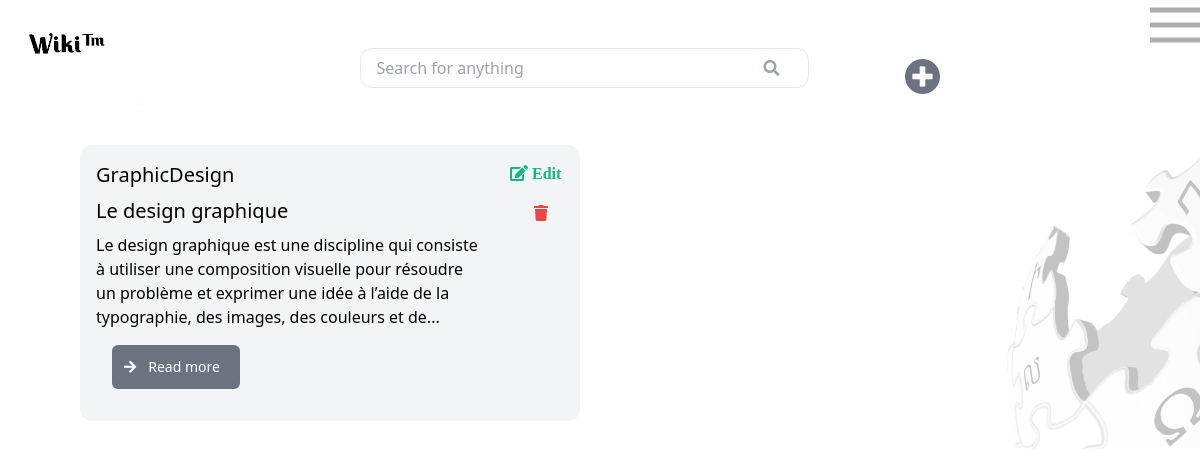
/views/auteur.php (signed in), run on the app's committed database.
### tables this page shows
CREATE TABLE `wikis` (
  `idWiki` int NOT NULL,
  `name_Wiki` varchar(200) DEFAULT NULL,
  `contenu` varchar(2000) DEFAULT NULL,
  `date` timestamp NULL DEFAULT NULL,
  `statut` tinyint(1) DEFAULT NULL,
  `id` int DEFAULT NULL,
  `idCategorie` int DEFAULT NULL
);

CREATE TABLE `categories` (
  `id_Categorie` int NOT NULL,
  `name_Categorie` varchar(255) DEFAULT NULL,
  `date` timestamp NOT NULL
);

### config/config.php (called while the page is built, shortened)
<?php
class Database {
    private static $instance;
    private $connection;
    private function __construct() {
        $this->connection = new PDO("mysql:host=localhost;dbname=wiki", "root","");
        $this->connection->setAttribute(PDO::ATTR_ERRMODE, PDO::ERRMODE_EXCEPTION);
    }
    public static function getInstance() {
        if (!self::$instance) {
            self::$instance = new Database();
        }
        return self::$instance;
    }
    public function getConnection() {
        return $this->connection;
    }
}

### Controllers/Home.php (called while the page is built, shortened)
<?php
require_once '../Models/Auteur.php';
        class WikisController{
            private $wikModel;
            public function __construct(){
            $this->wikModel = new WiksModel();
            }
            public function getAuthorwikis() {
            $user_id = isset($_SESSION['user_id']) ? $_SESSION['user_id'] : null;
            if ($user_id) {
                $wikis = $this->wikModel->getAuthorwikis($user_id);
                if ($wikis !== false) {
                    return $wikis;
                } else {
                    echo "Failed to retrieve wikis.";
                    return [];
                }
            } else {
                header("Location: Register.php");
                exit();
            }
            }
        }
?>

### Models/Auteur.php (called while the page is built, shortened)
<?php
        require_once '../config/config.php';
        class WiksModel{
        private $connection;
        public function __construct() {
            $this->connection = Database::getInstance()->getConnection();
        }
            public function getAuthorwikis($user_id){
                try {
                    $query = "SELECT wikis.*, categories.name_Categorie
                    FROM wikis
                    JOIN utilisateurs ON utilisateurs.id = wikis.id
                JOIN categories ON categories.id_Categorie = wikis.idCategorie
                    WHERE wikis.id = :id_user";
                    $stmt = $this->connection->prepare($query);
                    $stmt->bindParam(':id_user', $user_id);
                    $stmt->execute();
                    $result = $stmt->fetchAll(PDO::FETCH_ASSOC);
                    return $result;
                } catch (PDOException $e) {
                    echo $e->getMessage();
                    return false;
                }
            }
        }

### views/auteur.php (the view, shortened to what this page needs)
<?php
require_once '../Controllers/Home.php';
$wikisController = new WikisController();
$wikis = $wikisController->getAuthorwikis();
?>
<!DOCTYPE html>
<html lang="en">
<head>
    <link href="https://cdn.jsdelivr.net/npm/tailwindcss@2.2.19/dist/tailwind.min.css" rel="stylesheet">
    <link rel="stylesheet" href="https://cdnjs.cloudflare.com/ajax/libs/font-awesome/5.15.3/css/all.min.css">
    <link rel="stylesheet" href="../public/css/style.css">
</head>
<body class="bg-no-repeat bg-right bg-fixed" style="background-image: url('../public/image/wikiii.png'); background-size: contain;">
<div class="lg:flex lg:justify-between lg:bg-white">
    <div class="lg:flex-shrink-0">
    <a href="index.php">
    <img src="../public/image/logo.png" alt="logo" width="150px" height="100px">
</a>
</div>
<div class="flex space-x-24 mt-12">
      <div class="max-w-2xl  px-4 h-10 flex space-x-36 border rounded-xl overflow-hidden ">
  <input type="text" placeholder="Search for anything" class="flex-1 h-full  bg-white focus:outline-none">
  <div class="flex items-center justify-center h-full w-10 bg-white">
      <i class="fas fa-search text-gray-400"></i>
  </div>
</div>
<div id="openPopup" class="flex justify-end cursor-pointer items-center">
                        <i class="fas fa-plus-circle text-4xl text-gray-500"></i>
                    </div>
</div>
    <div>
        <img src="../public/image/menu.png" alt="burger_menu" id="iconMenu" class="text-2xl text-black cursor-pointer">
    </div>
</div>
<?php
echo '<div class="grid grid-cols-1 sm:grid-cols-2 gap-10 mx-20 mt-10">';
foreach ($wikis as $wiki) {
    echo '<div class="lg:flex lg:rounded-xl lg:bg-gray-100 lg:mb-10">';
    echo '<div class="lg:flex lg:flex-col lg:justify-start lg:p-4">';
    echo '<h6 class="mb-2 text-xl font-medium text-neutral-800 dark:text-neutral-50">' . $wiki['name_Categorie'] . '</h6>';
    echo '<h4 class="mb-2 text-xl font-medium text-neutral-800 dark:text-neutral-50">' . $wiki['name_Wiki'] . '</h4>';
    echo '<p class="mb-4 text-base text-neutral-600 dark:text-neutral-200">' . substr($wiki['contenu'], 0, 200) .'...'.  '</p>';
    echo '<form action="readmore.php" method="post" class="mt-auto">';
    echo '<button type="submit" class="p-3 text-sm mx-4 text-white w-32 mb-4 bg-gray-500 hover:bg-gray-600 rounded-md flex items-center">';
    echo '<i class="fas fa-arrow-right mr-3"></i>Read more</button>';
    echo '</form>';
    echo '</div>';
    echo '<div class="lg:flex lg:flex-col lg:justify-start lg:p-4 lg:ml-auto">';
   echo'<form action="./editwiki.php" method="post" onsubmit="return confirm(\'Voulez-vous vraiment Editer ce wiki ?\')">';
    echo '<button type="submit" class="text-green-500 cursor-pointer"><i class="fas fa-edit"> Edit</i></button>';
    echo '</form>';
    echo '<div class="lg:flex lg:flex-col lg:justify-start lg:p-4 lg:ml-auto">';
    echo '<form action="" method="post" onsubmit="return confirm(\'Voulez-vous vraiment supprimer ce wiki ?\')">';
    echo '<button type="submit" name="deleteWiki" class="text-red-500 cursor-pointer ml-2"><i class="fas fa-trash"></i></button>';
    echo '</form>';
    echo '</div>';
    echo '</div>';
    echo '</div>';
}
echo '</div>';
?>
</body>
</html>

### data on the page
wikis: idCategorie.name_Categorie "GraphicDesign", name_Wiki "Le design graphique", contenu "Le design graphique est une discipline qui consiste à utiliser une composition visuelle pour résoudre un problème et exprimer une idée à l’aide de la typographie, des images, des couleurs et de"
